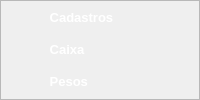
          <widget class="QFrame" name="fra_submenu_relatorio">
           <property name="minimumSize">
            <size>
             <width>0</width>
             <height>91</height>
            </size>
           </property>
           <property name="styleSheet">
            <string notr="true">QFrame {
	border: 1px solid rgba(31,31,31,.1);
	background: rgba(31,31,31,.1);
}</string>
           </property>
           <property name="frameShape">
            <enum>QFrame::StyledPanel</enum>
           </property>
           <property name="frameShadow">
            <enum>QFrame::Raised</enum>
           </property>
           <layout class="QVBoxLayout" name="vrl_submenu_relatorio">
            <property name="spacing">
             <number>0</number>
            </property>
            <property name="leftMargin">
             <number>0</number>
            </property>
            <property name="topMargin">
             <number>0</number>
            </property>
            <property name="rightMargin">
             <number>0</number>
            </property>
            <property name="bottomMargin">
             <number>0</number>
            </property>
            <item>
             <widget class="QPushButton" name="btn_relatorio_cadastros">
              <property name="maximumSize">
               <size>
                <width>212</width>
                <height>32</height>
               </size>
              </property>
              <property name="font">
               <font>
                <pointsize>10</pointsize>
                <weight>75</weight>
                <bold>true</bold>
               </font>
              </property>
              <property name="focusPolicy">
               <enum>Qt::ClickFocus</enum>
              </property>
              <property name="toolTip">
               <string>Cadastros</string>
              </property>
              <property name="styleSheet">
               <string notr="true">QPushButton{
	color: white;
	text-align: left;
	padding: 0 26px;
	border-top: 1px solid rgba(250,250,250,.1);
    border-bottom: 1px solid rgba(250,250,250,.1);
}
QPushButton#btn_relatorio_cadastros:hover{
	border: 1px solid rgba(31,31,31,.0);
	background: rgba(31,31,31,.1);
}
QPushButton#btn_relatorio_cadastros:pressed {
	border: 1px solid rgba(31,31,31,.0);
	background: rgba(31,31,31,.2);
}</string>
              </property>
              <property name="text">
               <string>      Cadastros</string>
              </property>
              <property name="icon">
               <iconset>
                <normaloff>../imagens/relatorio-cadastros-vector.png</normaloff>../imagens/relatorio-cadastros-vector.png</iconset>
              </property>
              <property name="iconSize">
               <size>
                <width>25</width>
                <height>25</height>
               </size>
              </property>
              <property name="flat">
               <bool>true</bool>
              </property>
             </widget>
            </item>
            <item>
             <widget class="QPushButton" name="btn_relatorio_caixa">
              <property name="maximumSize">
               <size>
                <width>212</width>
                <height>32</height>
               </size>
              </property>
              <property name="font">
               <font>
                <pointsize>10</pointsize>
                <weight>75</weight>
                <bold>true</bold>
               </font>
              </property>
              <property name="focusPolicy">
               <enum>Qt::ClickFocus</enum>
              </property>
              <property name="toolTip">
               <string>Caixa</string>
              </property>
              <property name="styleSheet">
               <string notr="true">QPushButton{
	color: white;
	text-align: left;
	padding: 0 26px;
	border-top: 1px solid rgba(250,250,250,.1);
    border-bottom: 1px solid rgba(250,250,250,.1);
}
QPushButton#btn_relatorio_caixa:hover{
	border: 1px solid rgba(31,31,31,.0);
	background: rgba(31,31,31,.1);
}
QPushButton#btn_relatorio_caixa:pressed {
	border: 1px solid rgba(31,31,31,.0);
	background: rgba(31,31,31,.2);
}</string>
              </property>
              <property name="text">
               <string>      Caixa</string>
              </property>
              <property name="icon">
               <iconset>
                <normaloff>../imagens/relatorio-caixa-vector.png</normaloff>../imagens/relatorio-caixa-vector.png</iconset>
              </property>
              <property name="iconSize">
               <size>
                <width>25</width>
                <height>25</height>
               </size>
              </property>
              <property name="flat">
               <bool>true</bool>
              </property>
             </widget>
            </item>
            <item>
             <widget class="QPushButton" name="btn_relatorio_pesos">
              <property name="maximumSize">
               <size>
                <width>212</width>
                <height>32</height>
               </size>
              </property>
              <property name="font">
               <font>
                <pointsize>10</pointsize>
                <weight>75</weight>
                <bold>true</bold>
               </font>
              </property>
              <property name="focusPolicy">
               <enum>Qt::ClickFocus</enum>
              </property>
              <property name="toolTip">
               <string>Pesos</string>
              </property>
              <property name="styleSheet">
               <string notr="true">QPushButton{
	color: white;
	text-align: left;
	padding: 0 26px;
	border-top: 1px solid rgba(250,250,250,.1);
    border-bottom: 1px solid rgba(250,250,250,.1);
}
QPushButton#btn_relatorio_pesos:hover{
	border: 1px solid rgba(31,31,31,.0);
	background: rgba(31,31,31,.1);
}
QPushButton#btn_relatorio_pesos:pressed {
	border: 1px solid rgba(31,31,31,.0);
	background: rgba(31,31,31,.2);
}</string>
              </property>
              <property name="text">
               <string>      Pesos</string>
              </property>
              <property name="icon">
               <iconset>
                <normaloff>../imagens/relatorio-pesos-vector.png</normaloff>../imagens/relatorio-pesos-vector.png</iconset>
              </property>
              <property name="iconSize">
               <size>
                <width>25</width>
                <height>25</height>
               </size>
              </property>
              <property name="flat">
               <bool>true</bool>
              </property>
             </widget>
            </item>
           </layout>
          </widget>
